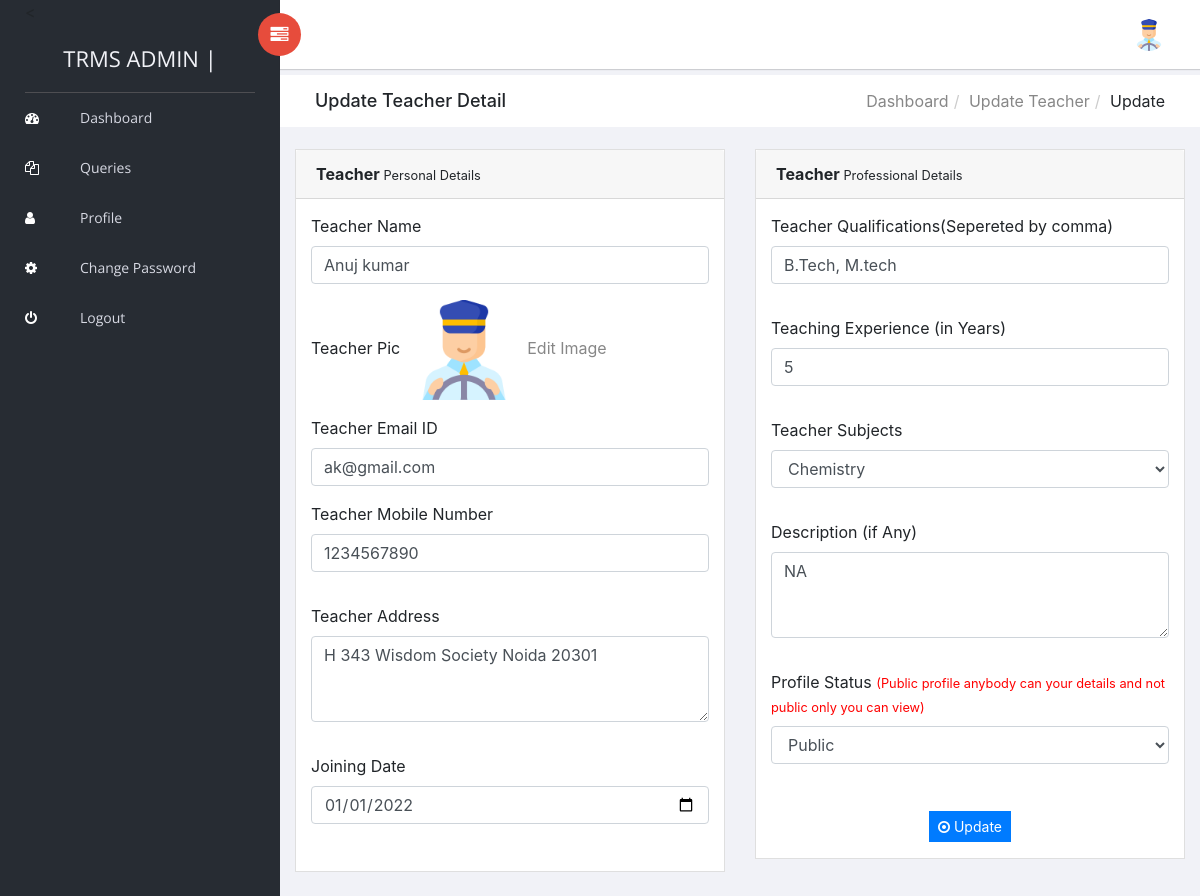
Screenshot of /trms/teacher/profile.php (signed in) with the database file from the repository.
### tables this page shows
CREATE TABLE `tblteacher` (
  `ID` int(10) NOT NULL,
  `Name` varchar(120) DEFAULT NULL,
  `Picture` varchar(200) NOT NULL,
  `Email` varchar(120) DEFAULT NULL,
  `MobileNumber` bigint(10) DEFAULT NULL,
  `password` varchar(255) DEFAULT NULL,
  `Qualifications` varchar(120) DEFAULT NULL,
  `Address` varchar(200) DEFAULT NULL,
  `TeacherSub` varchar(120) DEFAULT NULL,
  `description` mediumtext DEFAULT NULL,
  `teachingExp` varchar(10) DEFAULT NULL,
  `JoiningDate` varchar(120) DEFAULT NULL,
  `RegDate` timestamp NOT NULL DEFAULT current_timestamp(),
  `isPublic` int(1) DEFAULT NULL
);

### trms/teacher/profile.php (the view, shortened to what this page needs)
<?php session_start();
include('includes/dbconnection.php');
if (strlen($_SESSION['trmsuid']==0)) {
  header('location:logout.php');
  } else{
  ?>
<!doctype html>
<html class="no-js" lang="en">
<head>
    <link rel="stylesheet" href="../vendors/bootstrap/dist/css/bootstrap.min.css">
    <link rel="stylesheet" href="../vendors/font-awesome/css/font-awesome.min.css">
    <link rel="stylesheet" href="../vendors/themify-icons/css/themify-icons.css">
    <link rel="stylesheet" href="../vendors/flag-icon-css/css/flag-icon.min.css">
    <link rel="stylesheet" href="../vendors/selectFX/css/cs-skin-elastic.css">
    <link rel="stylesheet" href="../assets/css/style.css">
</head>
<body>
    <?php include_once('includes/sidebar.php');?>
    <div id="right-panel" class="right-panel">
        <?php include_once('includes/header.php');?>
        <div class="breadcrumbs">
            <div class="col-sm-4">
                <div class="page-header float-left">
                    <div class="page-title">
                        <h1>Update Teacher Detail</h1>
                    </div>
                </div>
            </div>
            <div class="col-sm-8">
                <div class="page-header float-right">
                    <div class="page-title">
                        <ol class="breadcrumb text-right">
                            <li><a href="dashboard.php">Dashboard</a></li>
                            <li><a href="manage-teacher.php">Update Teacher</a></li>
                            <li class="active">Update</li>
                        </ol>
                    </div>
                </div>
            </div>
        </div>
        <div class="content mt-3">
            <div class="animated fadeIn">
                <div class="row">
                    <div class="col-lg-6" style="float-left:left !important">
                        <div class="card">
                            <div class="card-header"><strong>Teacher</strong><small> Personal Details</small></div>
                            <form name="" method="post" action="" enctype="multipart/form-data">
                            <div class="card-body card-block">
 <?php
$eid=$_SESSION['trmsuid'];
$sql="SELECT * from  tblteacher where ID=$eid";
$query = $dbh -> prepare($sql);
$query->execute();
$results=$query->fetchAll(PDO::FETCH_OBJ);
$cnt=1;
if($query->rowCount() > 0)
{
foreach($results as $row)
{               ?>
<div class="form-group">
<label for="company" class=" form-control-label">Teacher Name</label>
<input type="text" name="tname" value="<?php  echo $row->Name;?>" class="form-control" id="tname" required="true">
</div>
<div class="form-group">
<label for="company" class=" form-control-label">Teacher Pic</label> &nbsp;
<?php if($row->Picture==''):?>
<img src="images/no-image.png"  alt="NO Image">
<?php else: ?>
<img src="images/<?php echo $row->Picture;?>" width="100" height="100" value="<?php  echo $row->Picture;?>">
<?php endif;?>
<a href="changeimage.php"> &nbsp; Edit Image</a>
</div>
<div class="form-group">
<label for="street" class=" form-control-label">Teacher Email ID</label>
<input type="text" name="email" value="<?php  echo $row->Email;?>" id="email" class="form-control" required="true">
</div>
<div class="row form-group">
<div class="col-12">
<div class="form-group"><label for="city" class=" form-control-label">Teacher Mobile Number</label><input type="text" name="mobilenumber" id="mobilenumber" value="<?php  echo $row->MobileNumber;?>" class="form-control" required="true" maxlength="10" pattern="[0-9]+"></div>
</div>
</div>
<div class="row form-group">
<div class="col-12">
<div class="form-group"><label for="city" class=" form-control-label">Teacher Address</label><textarea type="text" name="address" id="address" class="form-control" rows="3" cols="12" required="true"><?php  echo $row->Address;?></textarea></div>
</div>
</div>
<div class="row form-group">
<div class="col-12">
<div class="form-group"><label for="city" class=" form-control-label">Joining Date</label><input type="date" name="joiningdate" id="joiningdate" value="<?php  echo $row->JoiningDate;?>" class="form-control" required="true"></div>
</div>
</div>
</div>
                                                </div>
                                            </div>
          <div class="col-lg-6">
                        <div class="card">
                            <div class="card-header"><strong>Teacher</strong><small> Professional Details</small></div>
                            <form name="" method="post" action="" enctype="multipart/form-data">
                            <div class="card-body card-block">
<div class="row form-group">
<div class="col-12">
<div class="form-group">
<label for="city" class=" form-control-label">Teacher Qualifications(Sepereted by comma)</label>
<input type="text" name="qualifications" id="qualifications" value="<?php  echo $row->Qualifications;?>" class="form-control" required="true">
</div>
</div>
</div>
<div class="row form-group">
<div class="col-12">
<div class="form-group">
<label for="city" class=" form-control-label">Teaching Experience (in Years)</label>
<input type="text" name="teachingexp" id="teachingexp" pattern="[0-9]+" title="only numbers"  value="<?php  echo $row->teachingExp;?>" class="form-control" required="true">
</div>
</div>
</div>
<div class="row form-group">
<div class="col-12">
<div class="form-group"><label for="city" class=" form-control-label">Teacher Subjects</label><select type="text" name="tsubjects" id="tsubjects" value="" class="form-control" required="true">
<option value="<?php  echo $row->TeacherSub;?>"><?php  echo $row->TeacherSub;?></option>
</select></div>
</div>
 </div>
<div class="row form-group">
<div class="col-12">
<div class="form-group"><label for="city" class=" form-control-label">Description (if Any)</label><textarea type="text" name="description" id="description" class="form-control" rows="3" cols="12" required="true"><?php  echo $row->description;?></textarea></div>
</div>
</div>
<div class="row form-group">
<div class="col-12">
<div class="form-group"><label for="city" class=" form-control-label">Profile Status <small style="color:red">(Public profile anybody can your details and not public only you can view)</small></label>
    <select type="text" name="status" id="status" value="" class="form-control" required="true">
         <?php if($row->isPublic=='1'):?>
<option value="1">Public</option>
<?php else: ?>
<option value="0">Not public</option>
<option value="1">Public</option>
<?php endif;?>
</select></div>
</div>
 </div>
</div>
<?php $cnt=$cnt+1;}} ?>
<p style="text-align: center;"><button type="submit" class="btn btn-primary btn-sm" name="submit" id="submit"><i class="fa fa-dot-circle-o"></i> Update</button></p>
                                                </div>
                                            </div>
                                            </div>
                                        </div>
                                    </div>
                                </div>
</body>
</html>
<?php }  ?>

### trms/teacher/includes/header.php (shortened to what this page needs)
 <header id="header" class="header">
            <div class="header-menu">
                <div class="col-sm-7">
                    <a id="menuToggle" class="menutoggle pull-left"><i class="fa fa fa-tasks"></i></a>
                </div>
                <div class="col-sm-5">
                    <div class="user-area dropdown float-right">
                        <a href="#" class="dropdown-toggle" data-toggle="dropdown" aria-haspopup="true" aria-expanded="false">
 <?php
$eid=$_SESSION['trmsuid'];
$query=$dbh -> prepare("SELECT * from  tblteacher where ID=$eid");
$query->execute();
$results=$query->fetchAll(PDO::FETCH_OBJ);
foreach($results as $row)
{
    if($row->Picture==''):?>
                            <img class="user-avatar rounded-circle" src="images/images.png" alt="User Avatar">
                            <?php else: ?>
<img src="images/<?php echo $row->Picture;?>" class="user-avatar rounded-circle">
<?php endif;?>
                        </a>
<?php } ?>
                    </div>
                </div>
            </div>
        </header>

### rows the page displays
tblteacher: Picture (picture), tname "Anuj kumar", email "ak@gmail.com", mobilenumber "1234567890", address "H 343 Wisdom Society Noida 20301", joiningdate "01/01/2022", qualifications "B.Tech, M.tech", teachingexp "5", tsubjects "Chemistry", description "NA", status "Public"
